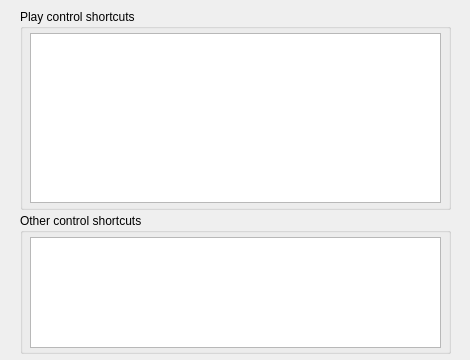
<?xml version="1.0" encoding="UTF-8"?>
<ui version="4.0">
 <class>SupportShortcuts</class>
 <widget class="QWidget" name="SupportShortcuts">
  <property name="geometry">
   <rect>
    <x>0</x>
    <y>0</y>
    <width>470</width>
    <height>360</height>
   </rect>
  </property>
  <property name="windowTitle">
   <string/>
  </property>
  <widget class="QGroupBox" name="groupBox_play">
   <property name="geometry">
    <rect>
     <x>20</x>
     <y>9</y>
     <width>431</width>
     <height>201</height>
    </rect>
   </property>
   <property name="title">
    <string>Play control shortcuts</string>
   </property>
   <widget class="QTextEdit" name="play_edit">
    <property name="geometry">
     <rect>
      <x>10</x>
      <y>24</y>
      <width>411</width>
      <height>170</height>
     </rect>
    </property>
    <property name="readOnly">
     <bool>true</bool>
    </property>
   </widget>
  </widget>
  <widget class="QGroupBox" name="groupBox_other">
   <property name="geometry">
    <rect>
     <x>20</x>
     <y>213</y>
     <width>431</width>
     <height>141</height>
    </rect>
   </property>
   <property name="title">
    <string>Other control shortcuts</string>
   </property>
   <widget class="QTextEdit" name="other_edit">
    <property name="geometry">
     <rect>
      <x>10</x>
      <y>24</y>
      <width>411</width>
      <height>111</height>
     </rect>
    </property>
    <property name="readOnly">
     <bool>true</bool>
    </property>
   </widget>
  </widget>
 </widget>
 <resources/>
 <connections/>
</ui>
